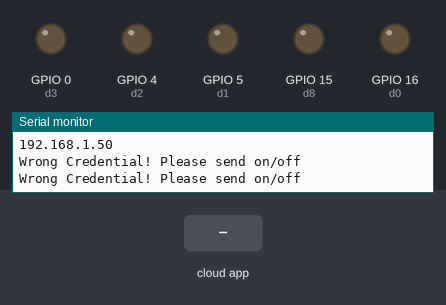
The sketch below on a simulated ESP8266 (NodeMCU). On the bench: output pins drawn as LEDs (lit = HIGH), the last lines printed to the serial monitor. Inputs (shaded band) come from the test bench. WiFi joins after 1.5 s; servers stay silent unless stated; the Firebase database answers and starts empty.

Above: at 2.7 s.
2.8 s: the phone or cloud app sets status to on
At 4.5 s:
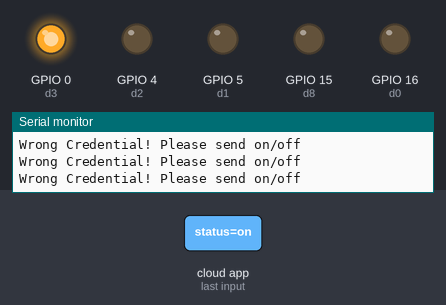
4.8 s: the phone or cloud app sets status to on
At 6.2 s:
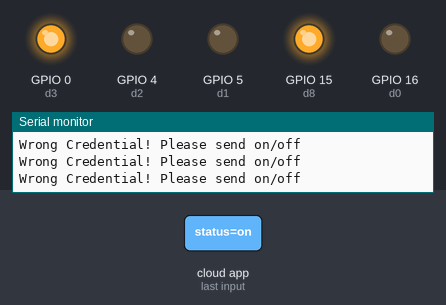
6.6 s: the phone or cloud app sets status to off
At 7.6 s:
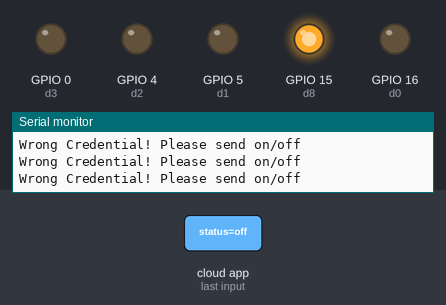
Timing chart, 0 to 9.6 s (numbered marks = the images above; inputs shaded):
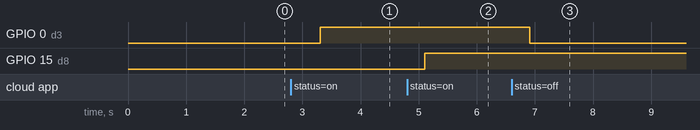

Measured:
- after the input at 2.8 s, GPIO 0 (d3): LOW → HIGH after 0.50 s
- after the input at 4.8 s, GPIO 15 (d8): LOW → HIGH after 0.31 s
- after the input at 6.6 s, GPIO 0 (d3): HIGH → LOW after 0.31 s

The sketch:

KhuB.ino
```cpp
/*********
  Rui Santos
  Complete project details at http://randomnerdtutorials.com
*********/

// Load Wi-Fi library
#include <ESP8266WiFi.h>
#include <FirebaseArduino.h>
#include <Wire.h>
//DS3232RTC rtc;
// wifi
const char* ssid     = "NEWS";
const char* password = "1651120032";
//const char* host = "testiot-d9f74.firebaseio.com/";
//const char* auth = "4Ku3ygUrZcLyXfj6QL0EpbNxB0q1RUiZFRvwPYwr" ;
#define FIREBASE_HOST "iotpro-58c44.firebaseio.com"                         // the project name address from firebase id
#define FIREBASE_AUTH "F4mMmNXp1CPYvJYX5KwtrLifqw6UvVO4fyCUKhoj"

// Auxiliar variables to store the current output state
String output5State = "off";
// Assign output variables to GPIO pins
const int d0 = 16;
const int d1 = 5;
const int d2 = 4;
const int d3 = 0;
const int d5 = 14;
const int d6 = 12;
const int d7 = 13;
const int d8 = 15;

String firestatus0 = "";
String turnon0 = "";
String turnoff0 = "";
String firestatus1 = "";
String turnon1 = "";
String turnoff1 = "";
String firestatus2 = "";
String turnon2 = "";
String turnoff2 = "";
String firestatus3 = "";
String turnon3 = "";
String turnoff3 = "";
String firestatus5 = "";
String turnon5 = "";
String turnoff5 = "";
String firestatus6 = "";
String turnon6 = "";
String turnoff6 = "";
String firestatus7 = "";
String turnon7 = "";
String turnoff7 = "";
String firestatus8 = "";
String turnon8 = "";
String turnoff8 = "";
String h = "";
String m = "";
String s = "";
String ngay = "";
String thang = "";
String nam = "";
String hmdmoy = "";
String tmp = "";
String datetime = "";
unsigned long  prevtime;

void setup() {
  Serial.begin(115200);
  // Initialize the output variables as outputs
  pinMode(d0, OUTPUT);
  pinMode(d1, OUTPUT);
  pinMode(d2, OUTPUT);
  pinMode(d3, OUTPUT);
  pinMode(d5, OUTPUT);
  pinMode(d6, OUTPUT);
  pinMode(d7, OUTPUT);
  pinMode(d8, OUTPUT);
  // Set outputs to LOW
  digitalWrite(d0, LOW);
  digitalWrite(d1, LOW);
  digitalWrite(d2, LOW);
  digitalWrite(d3, LOW);
  digitalWrite(d5, LOW);
  digitalWrite(d6, LOW);
  digitalWrite(d7, LOW);
  digitalWrite(d8, LOW);

  // Connect to Wi-Fi network with SSID and password
  Serial.print("Connecting to ");
  Serial.println(ssid);
  WiFi.begin(ssid, password);
  while (WiFi.status() != WL_CONNECTED) {
    delay(500);
    Serial.print(".");
  }
  // Print local IP address and start web server
  Serial.println("");
  Serial.println("WiFi connected.");
  Serial.println("IP address: ");
  Serial.println(WiFi.localIP());
  Firebase.begin(FIREBASE_HOST, FIREBASE_AUTH);                                       // connect to firebase
}

void loop(){
    String house_room = "90DODOCLOC/Phong1/";
    firestatus0 = Firebase.getString(house_room+"led_status0/status");                                      // get ld status input from firebase
    turnon0 = Firebase.getString(house_room+"led_status0/turnon");
    turnoff0 = Firebase.getString(house_room+"led_status0/turnoff");
    if (firestatus0 == "on") {                                                          // compare the input of led status received from firebase
//      Serial.println("Led0 Turned on");
      digitalWrite(LED_BUILTIN, LOW);                                                  // make bultin led on
      digitalWrite(d0, HIGH);                                                         // make external led on
    }
    else if (firestatus0 == "off") {                                                  // compare the input of led status received from firebase
//      Serial.println("Led0 Turned off");
      digitalWrite(LED_BUILTIN, HIGH);                                               // make bultin led off
      digitalWrite(d0, LOW);                                                         // make external led off
    }
    else {
      Serial.println("Wrong Credential! Please send on/off");
    }
// Turn on led with settime
//============================================================================
    firestatus1 = Firebase.getString(house_room+"led_status1/status");                                      // get ld status input from firebase
    turnon1 = Firebase.getString(house_room+"led_status1/turnon");
    turnoff1 = Firebase.getString(house_room+"led_status1/turnoff");
    if (firestatus1 == "on") {                                                          // compare the input of led status received from firebase
//      Serial.println("Led1 Turned on");
      digitalWrite(LED_BUILTIN, LOW);                                                  // make bultin led on
      digitalWrite(d1, HIGH);                                                         // make external led on
    }
    else if (firestatus1 == "off") {                                                  // compare the input of led status received from firebase
//      Serial.println("Led1 Turned off");
      digitalWrite(LED_BUILTIN, HIGH);                                               // make bultin led off
      digitalWrite(d1, LOW);                                                         // make external led off
    }
    else {
      Serial.println("Wrong Credential! Please send on/off");
    }

////============================================================================
    firestatus2 = Firebase.getString(house_room+"led_status2/status");                                      // get ld status input from firebase
    turnon2 = Firebase.getString(house_room+"led_status2/turnon");
    turnoff2 = Firebase.getString(house_room+"led_status2/turnoff");
    if (firestatus2 == "on") {                                                          // compare the input of led status received from firebase
//      Serial.println("Led2 Turned on");
      digitalWrite(LED_BUILTIN, LOW);                                                  // make bultin led on
      digitalWrite(d2, HIGH);                                                         // make external led on
    }
    else if (firestatus2 == "off") {                                                  // compare the input of led status received from firebase
//      Serial.println("Led2 Turned off");
      digitalWrite(LED_BUILTIN, HIGH);                                               // make bultin led off
      digitalWrite(d2, LOW);                                                         // make external led off
    }
    else {
      Serial.println("Wrong Credential! Please send on/off");
    }

    //============================================================================
    firestatus3 = Firebase.getString(house_room+"led_status3/status");                                      // get ld status input from firebase
    turnon3 = Firebase.getString(house_room+"led_status3/turnon");
    turnoff3 = Firebase.getString(house_room+"led_status3/turnoff");
    if (firestatus3 == "on") {                                                          // compare the input of led status received from firebase
//      Serial.println("Led3 Turned on");
      digitalWrite(LED_BUILTIN, LOW);                                                  // make bultin led on
      digitalWrite(d3, HIGH);                                                         // make external led on
    }
    else if (firestatus3 == "off") {                                                  // compare the input of led status received from firebase
//      Serial.println("Led3 Turned off");
      digitalWrite(LED_BUILTIN, HIGH);                                               // make bultin led off
      digitalWrite(d3, LOW);                                                         // make external led off
    }
    else {
      Serial.println("Wrong Credential! Please send on/off");
    }

      //============================================================================
    firestatus5 = Firebase.getString(house_room+"led_status5/status");                                      // get ld status input from firebase
    turnon5 = Firebase.getString(house_room+"led_status5/turnon");
    turnoff5 = Firebase.getString(house_room+"led_status5/turnoff");
    if (firestatus5 == "on") {                                                          // compare the input of led status received from firebase
//      Serial.println("Led5 Turned on");
      digitalWrite(LED_BUILTIN, LOW);                                                  // make bultin led on
      digitalWrite(d5, HIGH);                                                         // make external led on
    }
    else if (firestatus5 == "off") {                                                  // compare the input of led status received from firebase
//      Serial.println("Led5 Turned off");
      digitalWrite(LED_BUILTIN, HIGH);                                               // make bultin led off
      digitalWrite(d5, LOW);                                                         // make external led off
    }
    else {
      Serial.println("Wrong Credential! Please send on/off");
    }

      //============================================================================
    firestatus6 = Firebase.getString(house_room+"led_status6/status");                                      // get ld status input from firebase
    turnon6 = Firebase.getString(house_room+"led_status6/turnon");
    turnoff6 = Firebase.getString(house_room+"led_status6/turnoff");
    if (firestatus6 == "on") {                                                          // compare the input of led status received from firebase
//      Serial.println("Led6 Turned on");
      digitalWrite(LED_BUILTIN, LOW);                                                  // make bultin led on
      digitalWrite(d6, HIGH);                                                         // make external led on
    }
    else if (firestatus6 == "off") {                                                  // compare the input of led status received from firebase
//      Serial.println("Led6 Turned off");
      digitalWrite(LED_BUILTIN, HIGH);                                               // make bultin led off
      digitalWrite(d6, LOW);                                                         // make external led off
    }
    else {
      Serial.println("Wrong Credential! Please send on/off");
    }

     //============================================================================
    firestatus7 = Firebase.getString(house_room+"led_status7/status");                                      // get ld status input from firebase
    turnon7 = Firebase.getString(house_room+"led_status7/turnon");
    turnoff7 = Firebase.getString(house_room+"led_status7/turnoff");
    if (firestatus7 == "on") {                                                          // compare the input of led status received from firebase
//      Serial.println("Led7 Turned on");
      digitalWrite(LED_BUILTIN, LOW);                                                  // make bultin led on
      digitalWrite(d7, HIGH);                                                         // make external led on
    }
    else if (firestatus7 == "off") {                                                  // compare the input of led status received from firebase
//      Serial.println("Led7 Turned off");
      digitalWrite(LED_BUILTIN, HIGH);                                               // make bultin led off
      digitalWrite(d7, LOW);                                                         // make external led off
    }
    else {
      Serial.println("Wrong Credential! Please send on/off");
    }

// ==========================================================================
  firestatus8 = Firebase.getString(house_room+"led_status8/status");                                      // get ld status input from firebase
  turnon8 = Firebase.getString(house_room+"led_status8/turnon");
  turnoff8 = Firebase.getString(house_room+"led_status8/turnoff");
      if (firestatus8 == "on") {                                                          // compare the input of led status received from firebase
//      Serial.println("Led8 Turned on");
      digitalWrite(LED_BUILTIN, LOW);                                                  // make bultin led on
      digitalWrite(d8, HIGH);                                                         // make external led on
    }
    else if (firestatus8 == "off") {                                                  // compare the input of led status received from firebase
//      Serial.println("Led8 Turned off");
      digitalWrite(LED_BUILTIN, HIGH);                                               // make bultin led off
      digitalWrite(d8, LOW);                                                         // make external led off
    }
    else {
      Serial.println("Wrong Credential! Please send on/off");
    }
}
```
